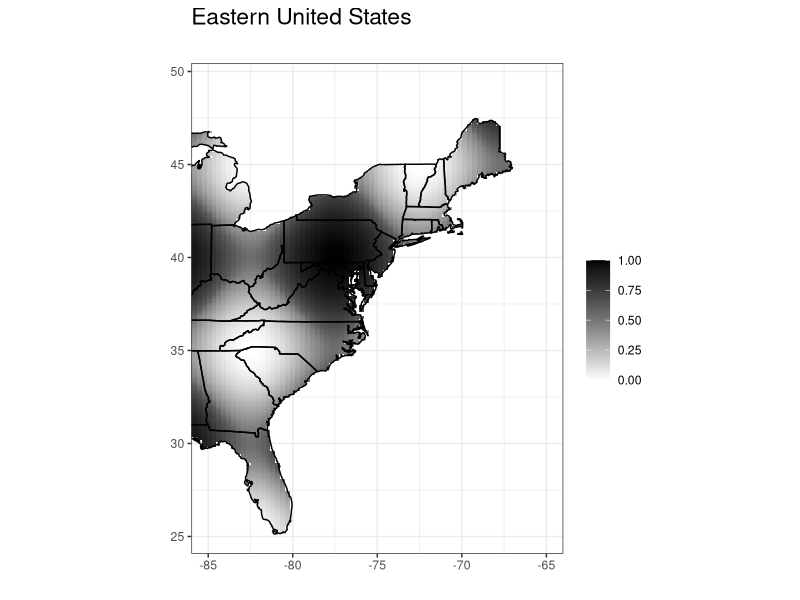

Here is the R script that generated this plot:

library(ggplot2)
library(maps)

# Include functions to generate latitude/longitude pairs to cover the US
# These functions were written by Neal Grantham
generate_grid <- function(x = 100, y = 100){
  # purpose: generate grid of points over the US at which to make predictions
  # returns: two column matrix, longitude and latitude of all grid points
  library(maps)  # for map.where
  corners <- enclose_USA()
  # create grid
  grid <- expand.grid(seq(corners[1], corners[2], length = x), 
                      seq(corners[3], corners[4], length = y))
  # retain only points that fall over US soil
  inUSA <- !is.na(map.where("usa", x = grid[, 1], y = grid[, 2]))
  grid <- as.matrix(grid[inUSA, ])
  # name the columns and rows
  colnames(grid) <- c("lon", "lat")
  rownames(grid) <- 1:nrow(grid)
  return(grid)
}

enclose_USA <- function() {
  # purpose: geographic coordinate limits within the continental US
  # returns: vector of corners of USA
  max.lat <- 49.384472    # most northern
  min.lat <- 24.520833    # most southern
  max.lon <- -66.947028   # most eastern
  min.lon <- -124.733056  # most western
  corners <- c(min.lon, max.lon, min.lat, max.lat)
}

# Mapping functions
map.points <- function (lat, lon, data, 
                        color_low="white",color_high="darkred",color_na=gray(0.9),zeroiswhite=FALSE,
                        xlim=NULL, ylim=NULL, zlim=NULL,
                        mainTitle=NULL, legendTitle="") {

  # Created by Susheela Singh!
  
  # Store the base data of the underlying map
  baseData <- map_data("state")
  
  # Combine the data into a dataframe
  dfMap <- as.data.frame(cbind(lon, lat, data))
  colnames(dfMap) <- c("lon", "lat", "Value")
  
  # Set limits for x, y, z if not specified as parameters
  if (is.null(xlim)) { xlim <- range( lon,na.rm=TRUE) }
  if (is.null(ylim)) { ylim <- range( lat,na.rm=TRUE) }
  if (is.null(zlim)) { zlim <- range(data,na.rm=TRUE) }
    
  # Create the plot
  p <- ggplot(dfMap, aes(x=lon, y=lat)) + theme_bw()
  p <- p + theme(plot.title = element_text(size = rel(1.5)))
  p <- p + geom_point(aes(colour = Value))
  p <- p + geom_polygon(data=baseData, aes(x=long, y=lat, group=group), 
                        colour="black", fill="white", alpha=0) 
  p <- p + coord_fixed(ratio=1.1, xlim=xlim, ylim=ylim)
  if(zeroiswhite){
    p <- p + scale_colour_gradient2(low=color_low, 
                                    high=color_high,
                                    na.value=color_na,
                                    limits=zlim,
                                    name=legendTitle) 
  }
  if(!zeroiswhite){
    p <- p + scale_colour_gradient(low=color_low, 
                                   high=color_high,
                                   na.value=color_na,
                                   limits=zlim,
                                   name=legendTitle) 
  }

  return(p)  
}


map.heatmap <- function (lat, lon, data, 
                         color_low="white",color_high="darkred",color_na=gray(0.9),zeroiswhite=FALSE,
                         xlim=NULL, ylim=NULL, zlim=NULL,
                         mainTitle="", legendTitle="") {
  
  # Created by Susheela Singh!

  # Store the base data of the underlying map
  baseData <- map_data("state")


  
  # Combine the data into a dataframe
  dfMap <- as.data.frame(cbind(lon, lat, data))
  colnames(dfMap) <- c("lon", "lat", "Value")
    
  # Set limits for x, y, z if not specified as parameters
  if (is.null(xlim)) { xlim <- range( lon,na.rm=TRUE) }
  if (is.null(ylim)) { ylim <- range( lat,na.rm=TRUE) }
  if (is.null(zlim)) { zlim <- range(data,na.rm=TRUE) }

  # Create the plot
  p <- ggplot(dfMap, aes(x=lon, y=lat, fill=Value)) + theme_bw()
  p <- p + geom_tile()
  p <- p + geom_polygon(data=baseData, aes(x=long, y=lat, group=group), 
                        colour="black", fill="white", alpha=0) 
  p <- p + labs(title=paste(mainTitle,"\n",sep=""), x="", y="")
  p <- p + theme(plot.title = element_text(size = rel(1.5))) 
  p <- p + coord_fixed(ratio=1.1, xlim=xlim, ylim=ylim)

  if(zeroiswhite){
    p <- p + scale_fill_gradient2(low=color_low, 
                                  high=color_high,
                                  na.value=color_na,
                                  limits=zlim,
                                  name=legendTitle) 
  }
  if(!zeroiswhite){
    p <- p + scale_fill_gradient(low=color_low, 
                                 high=color_high,
                                 na.value=color_na,
                                 limits=zlim,
                                 name=legendTitle) 
  }
  
  return(p)  
}

if(TRUE){

 # Test the mapping functions
  mapGrid <- generate_grid(200,200) 
  y       <- sin(2*pi*mapGrid[,1]/10)+
             cos(2*pi*mapGrid[,2]/10)
  y <- rank(y)/length(y)

  these<-runif(length(y))<0.3

  map.points(lat=mapGrid[these, 2], lon=mapGrid[these, 1], y[these],
             color_low="pink",color_high="black",
             xlim=c(-85, -65), zlim=c(0, 1), mainTitle="Eastern United States")

  map.heatmap(lat=mapGrid[, 2], lon=mapGrid[, 1], y,color_low="white",color_high="black",
              xlim=c(-85, -65), zlim=c(0, 1), mainTitle="Eastern United States")
}



